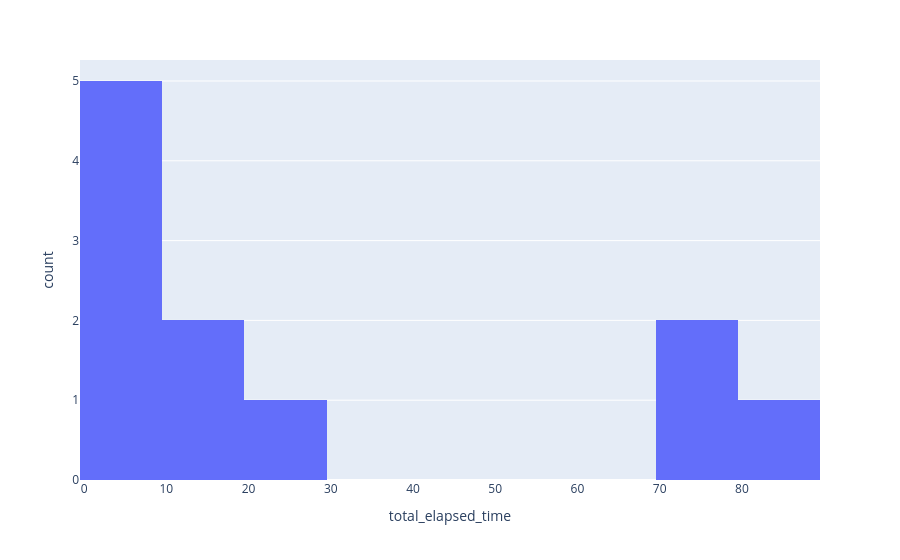

Notebook code for this chart:
### Code cell
fig = px.histogram(df_session[df_session.total_elapsed_time <= 300], x='total_elapsed_time', nbins=12)
fig.show()

### Figure 1 — Plotly figure (JSON) as saved in the notebook; plotly's stock layout.template omitted (floating-point values rounded to 4 significant figures)
{"data": [{"bingroup": "x", "hovertemplate": "total_elapsed_time=%{x}<br>count=%{y}<extra></extra>", "legendgroup": "", "marker": {"color": "#636efa", "pattern": {"shape": ""}}, "name": "", "nbinsx": 12, "orientation": "v", "showlegend": false, "type": "histogram", "x": [1.0, 73.0, 1.0, 1.0, 0.0, 70.0, 16.0, 88.0, 20.0, 6.0, 15.0], "xaxis": "x", "yaxis": "y"}], "layout": {"barmode": "relative", "legend": {"tracegroupgap": 0}, "margin": {"t": 60}, "xaxis": {"anchor": "y", "domain": [0, 1], "title": {"text": "total_elapsed_time"}}, "yaxis": {"anchor": "x", "domain": [0, 1], "title": {"text": "count"}}}}
